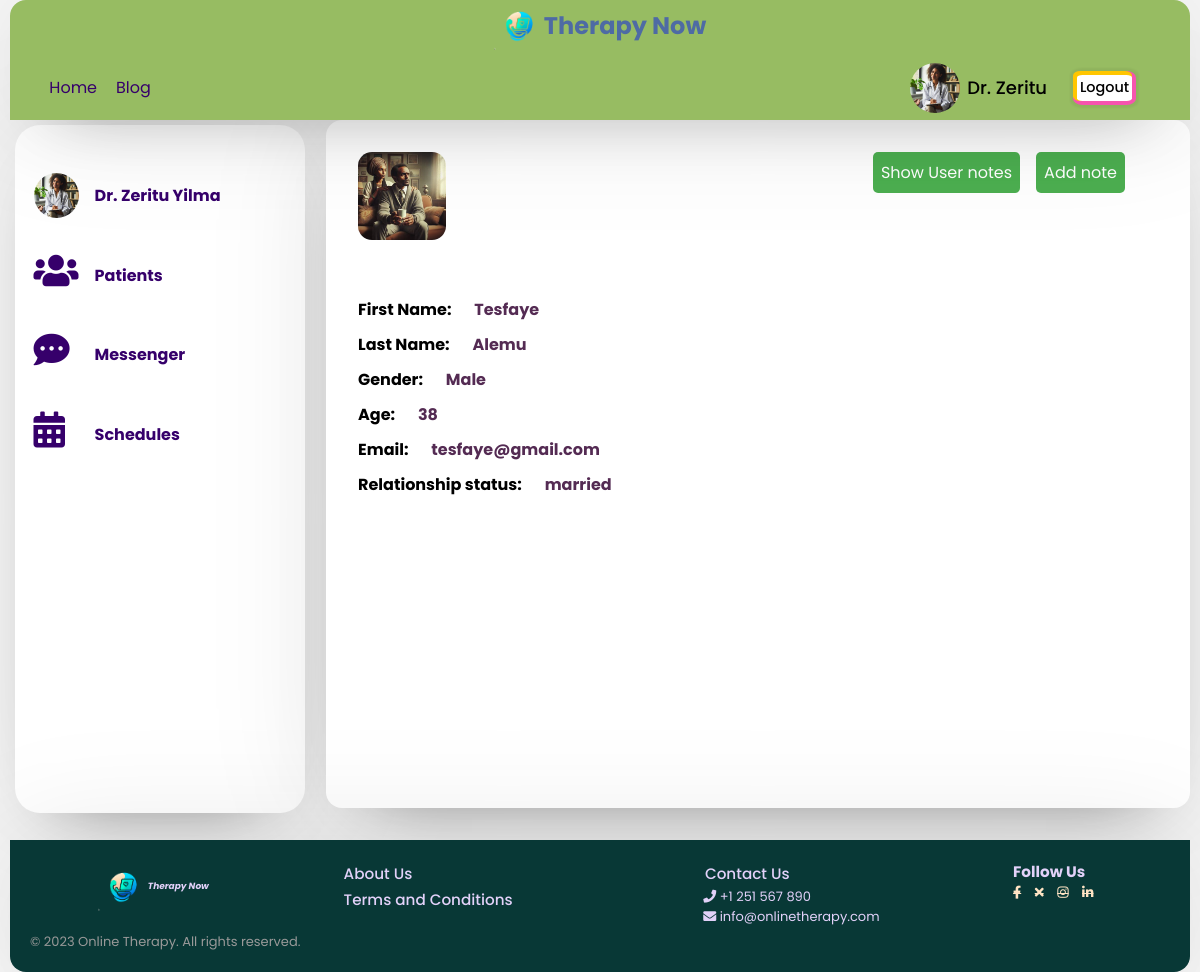
Screenshot of /profile.php?user_id=3&link=user_profile (signed in) with the database file from the repository.
### tables this page shows
CREATE TABLE `therapist` (
  `unique_id` int(11) NOT NULL,
  `fname` text NOT NULL,
  `lname` text NOT NULL,
  `email` text NOT NULL,
  `password` text NOT NULL,
  `specialization` text DEFAULT NULL,
  `img` text DEFAULT NULL,
  `phone` text DEFAULT NULL,
  `status` text DEFAULT NULL,
  `r_date` date DEFAULT curdate(),
  `r_time` time DEFAULT curtime(),
  `gender` varchar(30) NOT NULL,
  `birthDate` int(11) NOT NULL
);

CREATE TABLE `users` (
  `user_id` int(11) NOT NULL,
  `unique_id` int(255) NOT NULL,
  `fname` varchar(255) NOT NULL,
  `lname` varchar(255) NOT NULL,
  `email` varchar(255) NOT NULL,
  `password` varchar(255) NOT NULL,
  `img` varchar(255) NOT NULL,
  `status` varchar(255) NOT NULL,
  `gender` varchar(10) DEFAULT NULL,
  `birthdate` date DEFAULT NULL,
  `relationship` varchar(100) DEFAULT NULL,
  `r_date` date DEFAULT curdate(),
  `r_time` time DEFAULT curtime()
);

### profile/profile.php (the view, shortened to what this page needs)
<?php
if (isset($_GET['user_id'])) {
    $user_id = $_GET['user_id'];
    $sql_p2 = mysqli_query($conn, "SELECT * FROM users WHERE unique_id = {$user_id}");
}
$sql_d = mysqli_query($conn, "SELECT * FROM therapist WHERE unique_id = {$_SESSION['unique_id']}");
$_doc = false;
$_user = false;
$user_profile = false;
if (mysqli_num_rows($sql_d) > 0) {
    $_doc = true;
    $_user = false;
    if (isset($_GET['link']) and $_GET['link'] == 'user_profile') {
        $user_profile = true;
    } else {
        $user_profile = false;
    }
} else {
    $_doc = false;
    $_user = true;
}
if ($_doc and !$user_profile) {
?>
    <div class="right">
        <img src="php/images/<?php echo $row['img']; ?>" alt="">
        <h2><?= $row['fname'] . '  ' . $row['lname'] ?></h2>
        <ul>
            <li><strong>Specialty:</strong> Psychiatrist</li>
            <li><strong>Location:</strong> Addis Ababa</li>
            <li><strong>Rating:</strong> 4.9/5</li>
            <li><strong>Bio:</strong> <?= $row['fname'] . '  ' ?> is a licensed and experienced psychiatrist who provides
                compassionate and effective mental health care to his patients. He specializes in treating anxiety,
                depression, bipolar disorder, and PTSD. He also offers online counseling and telemedicine services.</li>
        </ul>
    </div>
<?php
} elseif ($_user or $_doc) {
    if ($_doc) {
        $row = mysqli_fetch_assoc($sql_p2);
    }
?>
    <div class="right prof">
        <?php
        $birthdate = new DateTime($row['birthdate']);
        $today = new DateTime('today');
        $age = $birthdate->diff($today)->y;
        ?>
        <div class="rightleft">
            <img src="php/images/<?php echo $row['img']; ?>" alt="">
            <ul>
                <br><br>
                <li><strong>First Name: </strong> <span><?= $row['fname'] ?> </span></li>
                <li><strong>Last Name: </strong> <span><?= $row['lname'] ?></span></li>
                <li><strong>Gender: </strong> <span><?= $row['gender'] ?></span></li>
                <li><strong>Age: </strong> <span><?= $age ?></span></li>
                <li><strong>Email: </strong> <span><?= $row['email'] ?></span></li>
                <li><strong>Relationship status: </strong> <span><?= $row['relationship'] ?></span></li>
            </ul>
        </div>
        <?php if (mysqli_num_rows($sql_d) > 0) { ?>
                <div class="righright">
                <div class="buttons">
                    <button class="addHis">Add note</button>
                    <button class="showHis">Show User notes</button>
                </div>
            </div>
            <?php    } ?>
    </div>
<?php
}
?>

### header.php (shortened to what this page needs)
<div id="header-container">
    <div class="logo">
        <a href="index.php">
            <img src="img/logo.png" alt="">
            <h1>Therapy Now</h1>
        </a>
    </div>
    <header>
        <div class="navigation-menu">
            <div class="navigation-links">
                <a href="index.php">Home</a>
                <a href="blog.php">Blog</a>
            </div>
        </div>
        <?php require_once "php/config.php";
        if (!isset($_SESSION['unique_id'])) { ?>
            <div class="user-buttons c d">
                <a href="signup.php">Sign up</a>
                <a href="login.php">Log in</a>
            </div>
        <?php } else {
            $sql = mysqli_query($conn, "SELECT * FROM users WHERE unique_id = {$_SESSION['unique_id']}");
            if (mysqli_num_rows($sql) > 0) {
                $row = mysqli_fetch_assoc($sql);
            } else {
                $sql = mysqli_query($conn, "SELECT * FROM therapist WHERE unique_id = {$_SESSION['unique_id']}");
                $row = mysqli_fetch_assoc($sql);
            } ?>
            <div class="user-buttons user-profile c">
                <a href="profile.php" class="pro_link">
                    <img src="php/images/<?php echo $row['img']; ?>" alt="">
                    <span><?php echo $row['fname'] ?></span>
                </a>
                <a href="php/logout.php?logout_id=<?php echo $row['unique_id']; ?>" class="logout">Logout</a>
            </div>
        <?php } ?>
    </header>
</div>

### profile/sidebar.php (shortened to what this page needs)
<div class="left">
    <?php
    $sql = mysqli_query($conn, "SELECT * FROM therapist WHERE unique_id ={$_SESSION['unique_id']} ");
    if (mysqli_num_rows($sql) > 0) {
    ?>
    <a href="profile.php?link=profile">
        <img src="php/images/<?php echo $row['img']; ?>" alt="">
        <p><?= $row['fname'] . " " . $row['lname'] ?></p>
    </a>
    <a href="profile.php?link=patient">
        <span><i class="fas fa-solid fa-users"></i></span>
        <p>Patients</p>
    </a>
    <?php
    }
    ?>
    <a href="profile.php?link=message">
        <span><i class="fas fa-solid fa-comment-dots"></i></span>
        <p>Messenger</p>
    </a>
    <a href="profile.php?link=schedule">
        <span><i class="fas fa-solid fa-calendar-alt"></i></span>
        <p>Schedules</p>
    </a>
</div>

### style.css (style rules this page uses)
* { margin: 0; padding: 0; box-sizing: border-box; text-decoration: none; font-family: 'Poppins', sans-serif; }
body { display: flex; flex-direction: column; align-items: center; justify-content: space-between; min-height: 100vh; background: #f7f7f7; padding: 0 10px; }
.wrapper, #header-container, footer { box-shadow: 0 0 128px 0 rgba(0, 0, 0, 0.1), 0 32px 64px -48px rgba(0, 0, 0, 0.5); }
#header-container, footer { background-color: #fff; }
img { width: 50px; height: 50px; }
#header-container .logo img { width: 50px; }
#header-container .logo h1 { color: #4E6BA4; }
#header-container { z-index: 1; background-color: #97BC62; display: flex; align-items: center; justify-content: space-around; width: 100%; height: 120px; position: sticky; top: 0; left: 0; flex-direction: column; border-top-left-radius: 16px; border-top-right-radius: 16px; }
#header-container header { display: flex; align-items: center; justify-content: space-around; display: flex; width: 100%; height: auto; flex-grow: 1; }
#header-container .navigation-menu { flex-grow: 0.5; width: 100%; margin-left: 2em; }
#header-container a { margin: 1%; }
#header-container .c a { text-align: center; cursor: pointer; text-decoration: none; color: #000; background: #fff; margin: 10px; border-radius: 10%; padding: 0.2em; font-size: 0.9em; font-weight: 500; box-shadow: rgb(255, 198, 0) -2px -2px 0px 2px, rgb(246, 84, 174) 0px 0px 0px 4px, rgba(0, 0, 0, 0.05) 0px 0px 2px 7px; transition: all 0.2s; }
#header-container .c a.pro_link { display: flex; align-items: center; background: none; bottom: none; box-shadow: none; min-width: 150px; max-width: 150px; margin-left: 0; }
#header-container .user-profile { display: flex; width: 50%; align-items: center; justify-content: flex-end; margin-right: 3em; }
#header-container .user-profile img { object-fit: cover; border-radius: 50%; height: 50px; width: 50px; }
#header-container .user-profile span { font-size: 18px; font-weight: 500; color: #000; margin-left: 5%; }
#header-container .logo a { margin: 0; padding: 0; display: flex; color: #333; align-items: center; }
.navigation-menu { flex-grow: 0.5; width: 100%; margin-left: 2em; }
a { margin: 1%; }
.c a { text-align: center; cursor: pointer; text-decoration: none; color: #000; background: #fff; margin: 10px; border-radius: 10%; padding: 0.2em; font-size: 0.9em; font-weight: 500; box-shadow: rgb(255, 198, 0) -2px -2px 0px 2px, rgb(246, 84, 174) 0px 0px 0px 4px, rgba(0, 0, 0, 0.05) 0px 0px 2px 7px; transition: all 0.2s; }
.c a.pro_link { display: flex; align-items: center; background: none; bottom: none; box-shadow: none; min-width: 150px; max-width: 150px; margin-left: 0; }
#header-container .logo a { font-size: clamp(0.75em, 1vw, 2vw); margin: 0; padding: 0; display: flex; color: #333; }
.profile-container .left { max-width: 350px; flex-grow: 1; width: 40%; height: 86vh; margin: 5px; padding: 1em; display: flex; flex-direction: column; background: #fff; border-radius: 25px; box-shadow: 0 0 128px 0 rgba(0, 0, 0, 0.1), 0 32px 64px -48px rgba(0, 0, 0, 0.5); }
.profile-container .left { width:min-content; }
.profile-container .left a { text-decoration: none; font-size: medium; margin-top: 2em; font-weight: bold; width: 100%; border-radius: 16px; display: flex; align-items: center; padding-right: 1em; gap: 1em; }
.profile-container .left a :first-child { border-radius: 50%; height: 45px; width: 45px; font-size: 1.5em; }
.profile-container .right { max-height: 86vh; overflow: auto; flex-grow: 2; padding: 2em; display: flex; flex-direction: column; gap: 1em; border-radius: 25px; background: #fff; border-radius: 16px; box-shadow: 0 0 128px 0 rgba(0, 0, 0, 0.1), 0 32px 64px -48px rgba(0, 0, 0, 0.5); }
.profile-container .right img { border-radius: 16%; width: 25%; height: auto; }
.profile-container .right ul { list-style-type: none; flex-grow: 2; }
.profile-container .right li { margin-bottom: 10px; }
.profile-container .right span { margin-left: 2vmin; color: #542B53; font-weight: 700; }
a { color: #36006b; }
.righright { width: 50%; }

### rows the page displays
therapist: img (picture), fname "Dr. Zeritu", lname "Yilma"
users: img (picture), fname "Tesfaye", lname "Alemu", gender "Male", birthdate "38", email "tesfaye@gmail.com", relationship "married"
